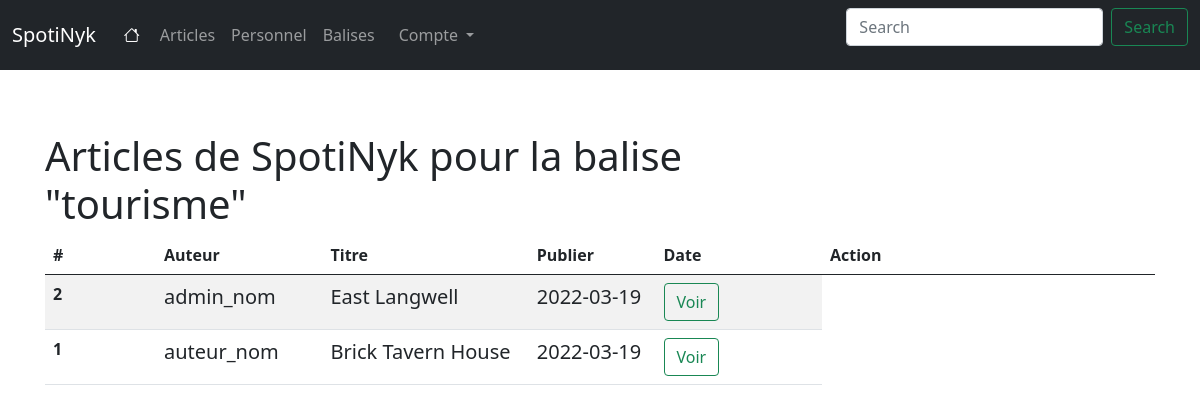
Page /balise/1 on the committed database.
### main/models/md_balise.py (models this page shows, shortened)
class Balise (db.Model):
    id = db.Column(db.Integer, primary_key=True)
    description = db.Column(db.String(80), nullable=False)

class article_balises(db.Model):
    post_id = db.Column(db.Integer, db.ForeignKey('post.id'), nullable=False, primary_key=True)
    balise_id = db.Column(db.Integer, db.ForeignKey('balise.id'), nullable=False, primary_key=True)
    post = db.relationship('Post')
    balise = db.relationship('Balise')

### main/models/md_post.py (models this page shows, shortened)
class Post(db.Model):
    id = db.Column(db.Integer, primary_key=True)
    title = db.Column(db.Text, nullable=False)
    body = db.Column(db.Text, nullable=False)
    pub_date = db.Column(db.Date, nullable=False)
    rev_date = db.Column(db.Date, nullable=False)
    status = db.Column(db.Boolean, nullable=False)
    user_id = db.Column(db.Integer, db.ForeignKey('user.id'), nullable=False)
    user = db.relationship('User', backref=db.backref('posts', lazy=True))

### main/models/md_user.py (models this page shows, shortened)
class User(db.Model):
    id = db.Column(db.Integer, primary_key=True)
    name = db.Column(db.String(80), nullable=False)
    username = db.Column(db.String(80), unique=True, nullable=False)
    email = db.Column(db.String(120), unique=True, nullable=False)
    password = db.Column(db.String(80), nullable=False)
    profil_id = db.Column(db.Integer, db.ForeignKey('profil.id'), nullable=False, default=3)
    profil = db.relationship('Profil', backref='profils')

### main/controllers/balise_cont.py (the view)
def show(balise_id):
    posts = article_balises.query.filter_by(balise_id=balise_id).all()
    po = ""
    if posts == []:
        po = Balise.query.get_or_404(balise_id)
    return render_template('post_list_tag.html', posts=posts, po=po)

### main/templates/post_list_tag.html (shortened to what this page needs)
{% extends "base.html" %}
{% block content %}
<div class="row">
    <div class="col-8">
        <h1 class="mt-5">Articles de SpotiNyk pour la balise "{% if posts|length > 0%}{{posts[0].balise.description}}{% else %}{{po.description}}{% endif %}"</h1>
    </div>
</div>
<table class="table table-striped">
    <thead>
      <tr>
        <th scope="col" style="width:10%">#</th>
        <th scope="col" style="width:15%">Auteur</th>
        {% set vars = {'titre': 'w-30', 'pub':'w-0'} %}
        <th scope="col" class="{{titre}}">Titre</th>
        <th scope="col" class="{{pub}}">Publier</th>
        <th scope="col" style="width:15%">Date</th>
        <th scope="col" style="width:30%">Action</th>
      </tr>
    </thead>
    <tbody>
        {% for q in posts %}
        {% if q.post.status or (
            current_user.is_authenticated and current_user.profil.description != "admin" or
                current_user == q.post.user)
        %}
        <tr>
            <th scope="row">{{q.post.id}}</th>
            <td class="lead">{{q.post.user.name}}</td>
            {% if current_user.is_authenticated and
                (current_user.profil.description == "admin" or
                current_user == q.post.user) %}
                <td class="lead">{{q.post.title}}</td>
                <td class="lead">{{q.post.status}}</td>
            {% else %}
            <td class="lead">{{q.post.title}}</td>
            {% endif %}
            {% if q.post.pub_date == q.post.rev_date %}
                <td class="lead">{{q.post.pub_date}}</td>
            {% else %}
                <td class="lead">{{q.post.rev_date}}</td>
            {% endif %}
                <td>
                    <a href="{{url_for('posts.show', post_id = q.post.id)}}"
                        class="btn btn-outline-success"
                        role="button">
                            Voir
                    </a>
            </td>
        </tr>
        {% endif %}
        {% endfor %}
    </tbody>
  </table>
{% endblock %}

### rows in the picture
Balise: description "tourisme"
article_balises: post.id "2", post.user.name "admin_nom", post "East Langwell", post.pub_date "2022-03-19"
article_balises: post.id "1", post.user.name "auteur_nom", post "Brick Tavern House", post.pub_date "2022-03-19"
